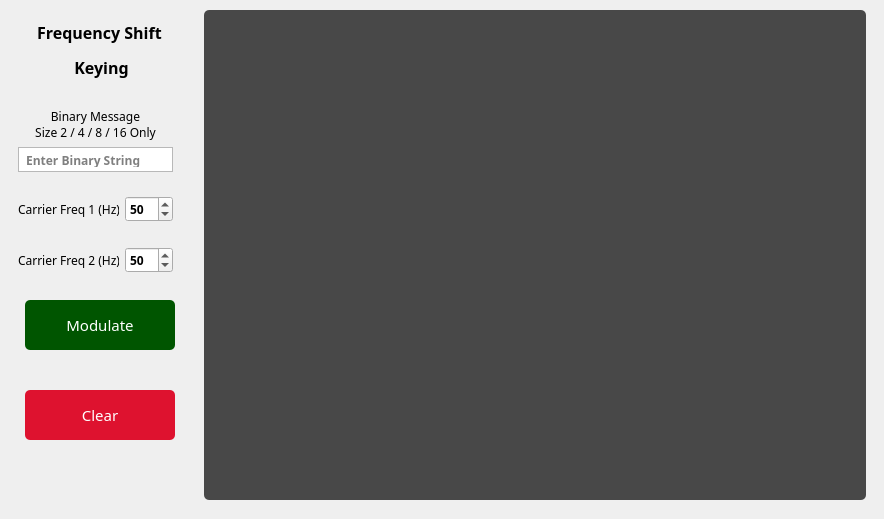
      <widget class="QWidget" name="tab_4">
       <attribute name="title">
        <string>FSK</string>
       </attribute>
       <widget class="QPushButton" name="clearBtnFSK">
        <property name="geometry">
         <rect>
          <x>25</x>
          <y>390</y>
          <width>150</width>
          <height>50</height>
         </rect>
        </property>
        <property name="font">
         <font>
          <family>Product Sans</family>
          <pointsize>11</pointsize>
          <weight>50</weight>
          <bold>false</bold>
          <stylestrategy>PreferDefault</stylestrategy>
          <kerning>false</kerning>
         </font>
        </property>
        <property name="focusPolicy">
         <enum>Qt::StrongFocus</enum>
        </property>
        <property name="acceptDrops">
         <bool>false</bool>
        </property>
        <property name="autoFillBackground">
         <bool>false</bool>
        </property>
        <property name="styleSheet">
         <string notr="true">QPushButton {
background-color: #de122f;
border-radius: 5px;
color: #FFFFFF;
}

QPushButton:hover {
background-color: #ef344f;
}</string>
        </property>
        <property name="text">
         <string>Clear</string>
        </property>
        <property name="iconSize">
         <size>
          <width>16</width>
          <height>16</height>
         </size>
        </property>
        <property name="autoDefault">
         <bool>false</bool>
        </property>
        <property name="default">
         <bool>false</bool>
        </property>
        <property name="flat">
         <bool>false</bool>
        </property>
       </widget>
       <widget class="QLabel" name="label_17">
        <property name="geometry">
         <rect>
          <x>16</x>
          <y>20</y>
          <width>171</width>
          <height>61</height>
         </rect>
        </property>
        <property name="font">
         <font>
          <family>Product Sans</family>
          <pointsize>12</pointsize>
          <weight>75</weight>
          <bold>true</bold>
          <stylestrategy>PreferDefault</stylestrategy>
         </font>
        </property>
        <property name="text">
         <string>&lt;html&gt;&lt;head/&gt;&lt;body&gt;&lt;p&gt;Frequency Shift &lt;/p&gt;&lt;p&gt;Keying&lt;/p&gt;&lt;/body&gt;&lt;/html&gt;</string>
        </property>
        <property name="alignment">
         <set>Qt::AlignCenter</set>
        </property>
       </widget>
       <widget class="QPushButton" name="modulateBtnFSK">
        <property name="geometry">
         <rect>
          <x>25</x>
          <y>300</y>
          <width>150</width>
          <height>50</height>
         </rect>
        </property>
        <property name="font">
         <font>
          <family>Product Sans</family>
          <pointsize>11</pointsize>
          <weight>50</weight>
          <bold>false</bold>
          <stylestrategy>PreferDefault</stylestrategy>
          <kerning>false</kerning>
         </font>
        </property>
        <property name="focusPolicy">
         <enum>Qt::StrongFocus</enum>
        </property>
        <property name="acceptDrops">
         <bool>false</bool>
        </property>
        <property name="autoFillBackground">
         <bool>false</bool>
        </property>
        <property name="styleSheet">
         <string notr="true">QPushButton {
background-color: rgb(0, 85, 0);
border-radius: 5px;
color: #FFFFFF;
}

QPushButton:hover {
background-color: rgb(0, 100, 0);
}</string>
        </property>
        <property name="text">
         <string>Modulate</string>
        </property>
        <property name="iconSize">
         <size>
          <width>16</width>
          <height>16</height>
         </size>
        </property>
        <property name="autoDefault">
         <bool>false</bool>
        </property>
        <property name="default">
         <bool>false</bool>
        </property>
        <property name="flat">
         <bool>false</bool>
        </property>
       </widget>
       <widget class="QFrame" name="dataInpBox_4">
        <property name="geometry">
         <rect>
          <x>0</x>
          <y>90</y>
          <width>191</width>
          <height>201</height>
         </rect>
        </property>
        <layout class="QVBoxLayout" name="verticalLayout_6">
         <item>
          <widget class="QFrame" name="horizontalFrame_9">
           <property name="maximumSize">
            <size>
             <width>16777215</width>
             <height>100</height>
            </size>
           </property>
           <layout class="QVBoxLayout" name="verticalLayout_7">
            <item>
             <widget class="QLabel" name="label_15">
              <property name="font">
               <font>
                <family>Product Sans</family>
                <pointsize>9</pointsize>
                <weight>50</weight>
                <bold>false</bold>
                <stylestrategy>PreferDefault</stylestrategy>
               </font>
              </property>
              <property name="text">
               <string>Binary Message
Size 2 / 4 / 8 / 16 Only</string>
              </property>
              <property name="alignment">
               <set>Qt::AlignCenter</set>
              </property>
             </widget>
            </item>
            <item>
             <widget class="QTextEdit" name="messageInputFSK">
              <property name="sizePolicy">
               <sizepolicy hsizetype="Preferred" vsizetype="Preferred">
                <horstretch>0</horstretch>
                <verstretch>0</verstretch>
               </sizepolicy>
              </property>
              <property name="maximumSize">
               <size>
                <width>16777215</width>
                <height>25</height>
               </size>
              </property>
              <property name="font">
               <font>
                <family>Product Sans</family>
                <weight>75</weight>
                <bold>true</bold>
                <stylestrategy>PreferDefault</stylestrategy>
               </font>
              </property>
              <property name="styleSheet">
               <string notr="true"/>
              </property>
              <property name="inputMethodHints">
               <set>Qt::ImhDigitsOnly</set>
              </property>
              <property name="frameShape">
               <enum>QFrame::StyledPanel</enum>
              </property>
              <property name="verticalScrollBarPolicy">
               <enum>Qt::ScrollBarAlwaysOff</enum>
              </property>
              <property name="placeholderText">
               <string> Enter Binary String</string>
              </property>
             </widget>
            </item>
           </layout>
          </widget>
         </item>
         <item>
          <widget class="QFrame" name="horizontalFrame_10">
           <property name="maximumSize">
            <size>
             <width>16777215</width>
             <height>50</height>
            </size>
           </property>
           <layout class="QHBoxLayout" name="horizontalLayout_11">
            <item>
             <widget class="QLabel" name="label_18">
              <property name="font">
               <font>
                <family>Product Sans</family>
                <pointsize>9</pointsize>
                <weight>50</weight>
                <bold>false</bold>
                <stylestrategy>PreferDefault</stylestrategy>
               </font>
              </property>
              <property name="text">
               <string>Carrier Freq 1 (Hz)</string>
              </property>
             </widget>
            </item>
            <item>
             <widget class="QSpinBox" name="carrierFreq1InputFSK">
              <property name="font">
               <font>
                <family>Product Sans</family>
                <weight>75</weight>
                <bold>true</bold>
                <stylestrategy>PreferDefault</stylestrategy>
               </font>
              </property>
              <property name="minimum">
               <number>25</number>
              </property>
              <property name="maximum">
               <number>150</number>
              </property>
              <property name="value">
               <number>50</number>
              </property>
             </widget>
            </item>
           </layout>
          </widget>
         </item>
         <item>
          <widget class="QFrame" name="horizontalFrame_11">
           <property name="maximumSize">
            <size>
             <width>16777215</width>
             <height>50</height>
            </size>
           </property>
           <layout class="QHBoxLayout" name="horizontalLayout_12">
            <item>
             <widget class="QLabel" name="label_19">
              <property name="font">
               <font>
                <family>Product Sans</family>
                <pointsize>9</pointsize>
                <weight>50</weight>
                <bold>false</bold>
                <stylestrategy>PreferDefault</stylestrategy>
               </font>
              </property>
              <property name="text">
               <string>Carrier Freq 2 (Hz)</string>
              </property>
             </widget>
            </item>
            <item>
             <widget class="QSpinBox" name="carrierFreq2InputFSK">
              <property name="font">
               <font>
                <family>Product Sans</family>
                <weight>75</weight>
                <bold>true</bold>
                <stylestrategy>PreferDefault</stylestrategy>
               </font>
              </property>
              <property name="minimum">
               <number>25</number>
              </property>
              <property name="maximum">
               <number>150</number>
              </property>
              <property name="value">
               <number>50</number>
              </property>
             </widget>
            </item>
           </layout>
          </widget>
         </item>
        </layout>
       </widget>
       <widget class="QFrame" name="FSK_graph_layout">
        <property name="geometry">
         <rect>
          <x>195</x>
          <y>0</y>
          <width>680</width>
          <height>510</height>
         </rect>
        </property>
        <property name="sizePolicy">
         <sizepolicy hsizetype="Fixed" vsizetype="Fixed">
          <horstretch>0</horstretch>
          <verstretch>0</verstretch>
         </sizepolicy>
        </property>
        <property name="maximumSize">
         <size>
          <width>880</width>
          <height>510</height>
         </size>
        </property>
        <property name="styleSheet">
         <string notr="true"/>
        </property>
        <layout class="QVBoxLayout" name="graph_layout_4">
         <item>
          <widget class="MplWidgetFSK" name="MplWidgetFSK" native="true">
           <property name="sizePolicy">
            <sizepolicy hsizetype="Preferred" vsizetype="Preferred">
             <horstretch>0</horstretch>
             <verstretch>0</verstretch>
            </sizepolicy>
           </property>
           <property name="maximumSize">
            <size>
             <width>880</width>
             <height>490</height>
            </size>
           </property>
           <property name="styleSheet">
            <string notr="true">background-color: rgba(0,0,0,0.7);
border-radius: 5px;</string>
           </property>
          </widget>
         </item>
        </layout>
       </widget>
      </widget>
